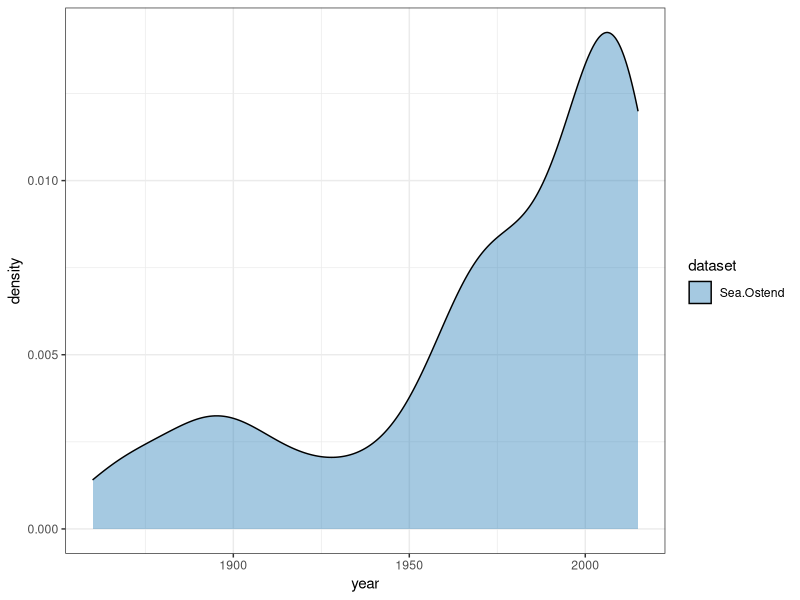

Write R code to recreate this figure.

# Load libraries
library(ggplot2)
library(dplyr)

# Load data from 3 CSV files and combine them
df1 <- read.csv("densitypeter.csv")
df1$dataset <- "Peter Fend"
df2 <- read.csv("density_sea.csv")
df2$dataset <- "Sea"
df3 <- read.csv("ostend_density.csv")
df3$dataset <- "Sea.Ostend"
df4 <- read.csv("density_ocean.csv")
df4$dataset <- "Ocean"

df_all <- rbind(df3)

# Filter data to only include years 1993 onwards
df_all <- filter(df_all, year >= 1860)

# Create stacked density chart with custom color palette
ggplot(df_all, aes(x = year, fill = dataset)) +
  geom_density(alpha = 0.4, adjust = 1) +
  scale_fill_manual(values = c("#1F78B4", "#2415ab", "#7ac3e6", "#64c3c4")) +
  theme_bw()

